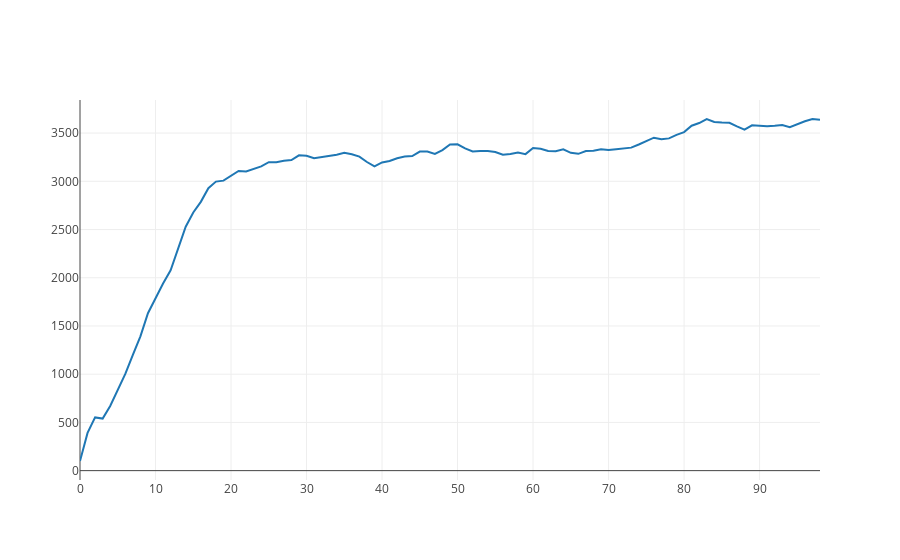

The code cell stored with this chart in its notebook:
### Markdown cell above
## Nombre d'individu
Nombre d'individus par cycles
```python
vogel.draw_alive()
```

### Code cell
V.draw_alive()
